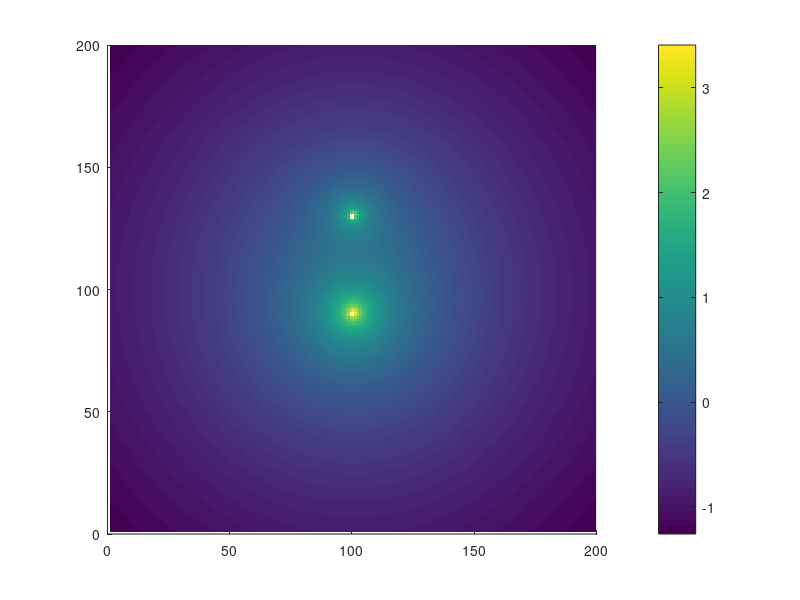
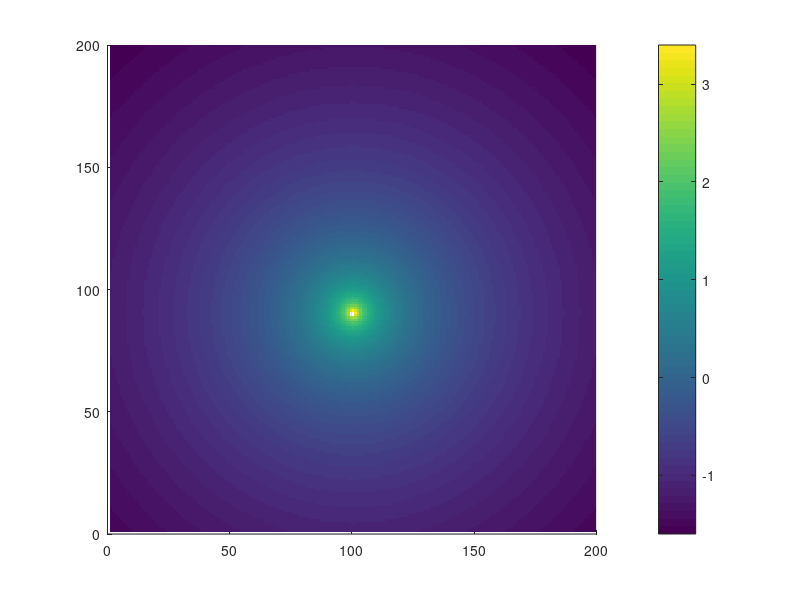
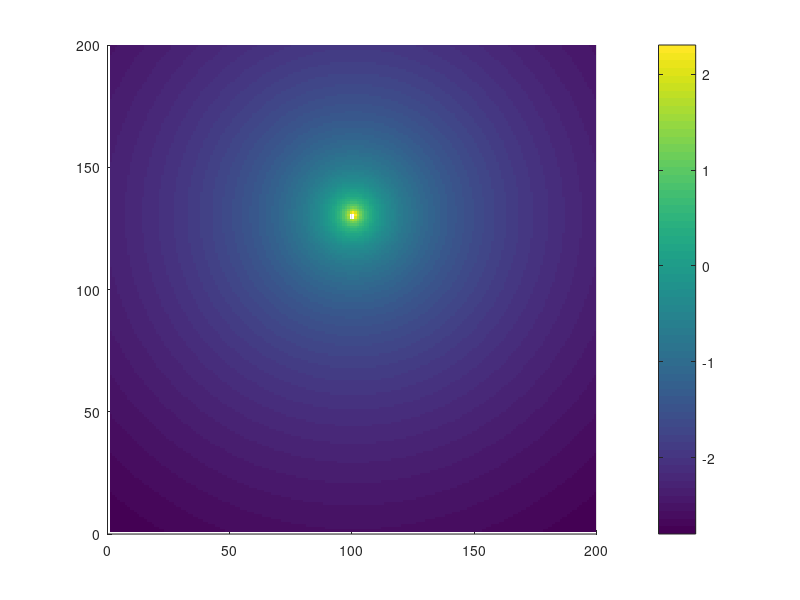
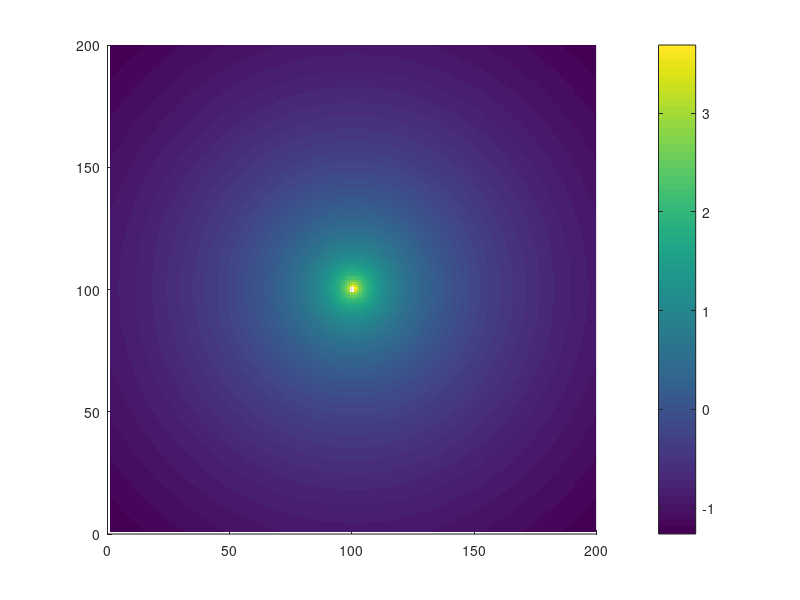

MATLAB code to generate these figures, in order:
% Determine flight regime by comparing energies

% Ref. A.E. Roy, 5.10

mu = 0.25;
x1 = -mu;
x2 = 1.0-mu;

%[rin,rout] = ShellOfInfluence(mu,0.01);
%ang=[0:pi/200:2*pi]';
%xin=x2+rin*cos(ang);
%yin=rin*sin(ang);
%xout=x2+rout*cos(ang);
%yout=rout*sin(ang);

N=200;
E1=zeros(N,N);
E2=zeros(N,N);
E12=zeros(N,N);
E=zeros(N,N);

v1 = [0 -mu];
v2 = [0 1-mu];
for i=1:N,
    x=(i-N/2)*5.0/N;
    for j=1:N,
        y=(j-N/2)*5.0/N;
        r = sqrt(x^2+y^2);
        r1=sqrt((x-x1)^2+y^2);
        r2=sqrt((x-x2)^2+y^2);
        v = [-y x];
        E(i,j) = log((1-mu)/r1 + mu/r2);
        E1(i,j) = log((1-mu)/r1);
        E2(i,j) = log(mu/r2);
        E12(i,j) = log(1/r);
    end
end

figure(1)
surf(E,'EdgeColor','none')
axis('square')
view(2)
colorbar

figure(2)
surf(E1,'EdgeColor','none')
axis('square')
view(2)
colorbar

figure(3)
surf(E2,'EdgeColor','none')
axis('square')
view(2)
colorbar

figure(4)
surf(E12,'EdgeColor','none')
axis('square')
view(2)
colorbar


        